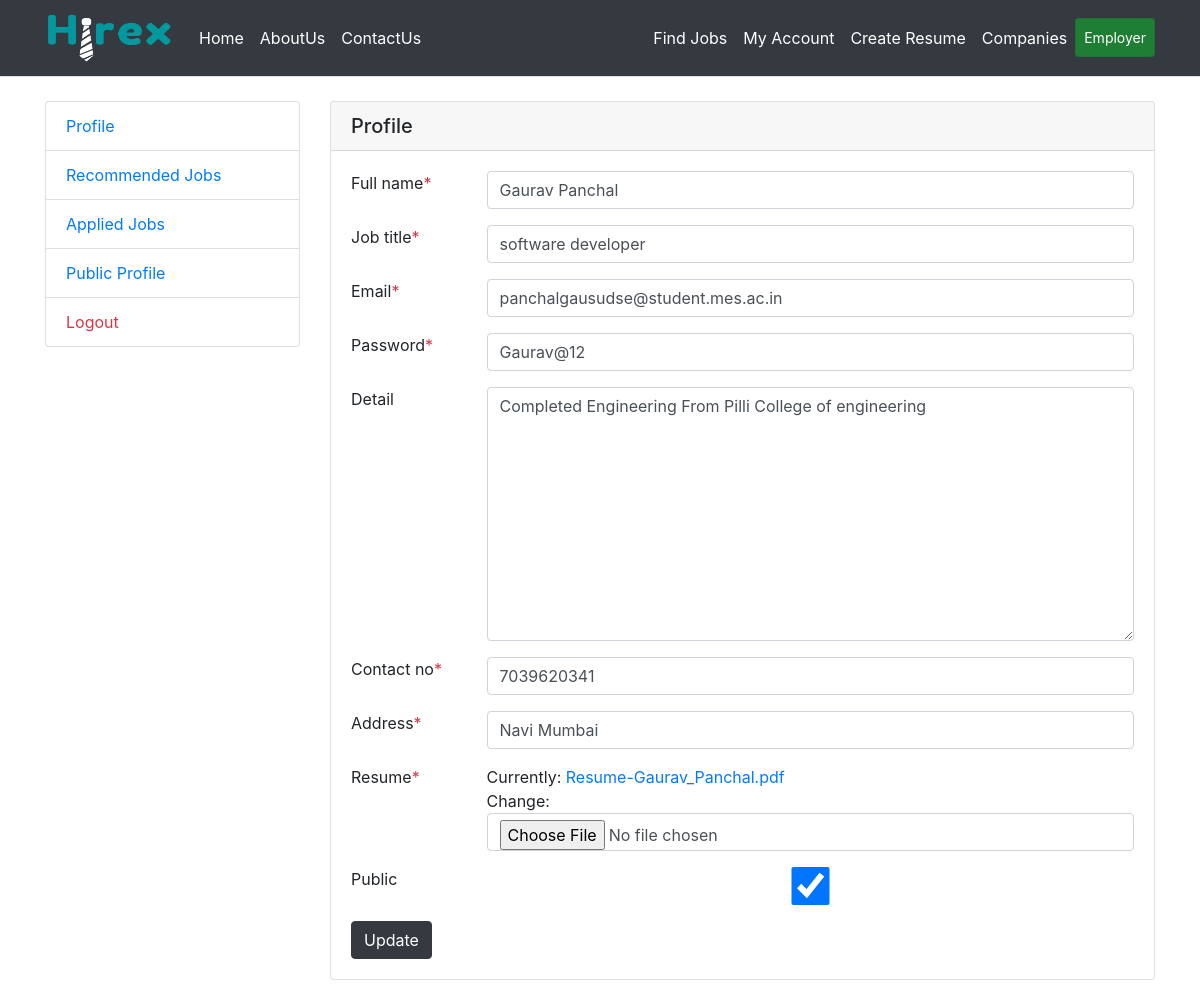
The page /profile (signed in) on the database its author committed.
### main/e_models.py (models this page shows, shortened)
class Employee(models.Model):
    full_name=models.CharField(max_length=200)
    job_title=models.CharField(max_length=200,default='')
    email=models.CharField(max_length=200,default='',null=True)
    password=models.CharField(max_length=200,default='',null=True)
    detail=models.TextField(blank=True)
    contact_no=models.CharField(max_length=200)
    address=models.CharField(max_length=300)
    resume=models.FileField(null=True)
    active_status=models.BooleanField(default=True)
    public=models.BooleanField(default=True)

### main/e_views.py (the view, shortened to what this page needs)
# urls.py: path('profile',e_views.profile,name='profile'),
def profile(request):
    emp=get_object_or_404(Employee,id=request.session['empId'])
    registerForm=EmployeeRegisterForm(instance=emp)
    return render(request,'profile.html',{'form':registerForm})

### main/forms.py
class EmployeeRegisterForm(forms.ModelForm):
    class Meta:
        model=Employee
        exclude=('active_status',)

### main/context_processor.py (called while the page is built)
def company_noti_count(request):
    total_notification=0
    if 'companyId' in request.session:
        company=request.session['companyId']
        total_notification=Notification.objects.filter(receiver_id=company).count()
    return {'totalNotification':total_notification}

### main/templates/profile.html (shortened to what this page needs)
{% extends "base.html" %}
{% load static %}
{% load widget_tweaks %}
{% block content %}
<div class="row">
    <div class="col-md-3">
        {% include 'left-sidebar.html' %}
    </div>
    <div class="col-md-9">
        <div class="card">
            <h5 class="card-header">Profile</h5>
            <div class="card-body">
                <form method="post" enctype="multipart/form-data" action="/profile">
                    {% for field in form %}
                    <div class="form-group row">
                        <lable class="col-sm-2">{{field.label}}{% if field.field.required%}<span class="text-danger">*</span>{%endif%}</lable>
                        <div class="col-sm-10">
                            {{field|add_class:"form-control"}}
                        </div>
                    </div>
                    {% endfor %}
                    <input type="submit" value="Update" class="btn btn-dark" />
                </form>
            </div>
        </div>
    </div>
</div>
{% endblock %}

### rows shown on the page
Employee: form "Gaurav Panchal" "software developer" "panchalgausudse@student.mes.ac.in" "Gaurav@12" "Completed Engineering From Pilli College of engineering" "7039620341" "Navi Mumbai" "☑"

### other values the page prints
{{ field.label }} "Full name" "Job title" "Email" "Password" "Detail" "Contact no" "Address" "Resume" "Public"
